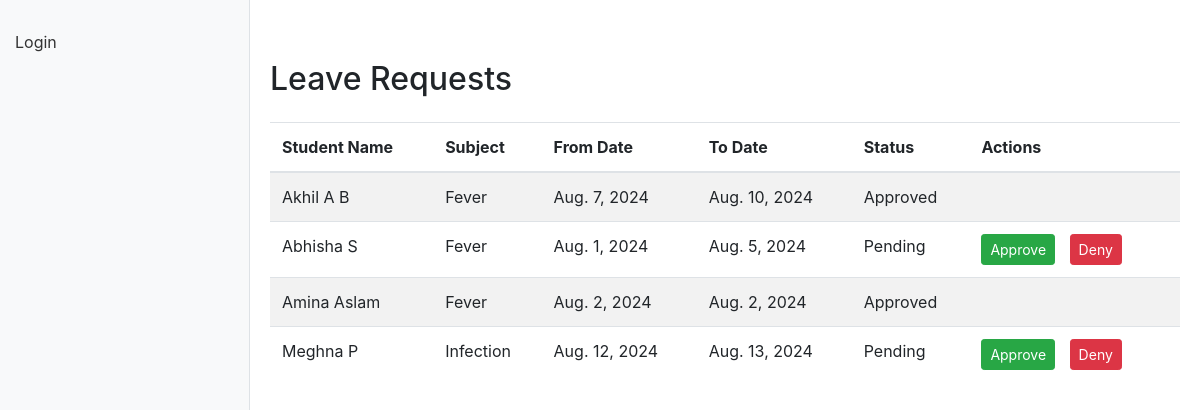
Screenshot of /view_leave_requests/ with the database file from the repository.
### smsapp/models.py (models this page shows, shortened)
class LeaveRequest(models.Model):
    PENDING = 'Pending'
    APPROVED = 'Approved'
    DENIED = 'Denied'
    STATUS_CHOICES = [
        (PENDING, 'Pending'),
        (APPROVED, 'Approved'),
        (DENIED, 'Denied')
    ]
    id = models.AutoField(primary_key=True)  # Auto-incrementing primary key
    student_name = models.ForeignKey(StudentDetails, on_delete=models.CASCADE)  # Link to the StudentDetails model
    subject = models.CharField(max_length=100)  # Subject of the leave request
    from_date = models.DateField()  # Start date of the leave
    to_date = models.DateField()  # End date of the leave
    status = models.CharField(max_length=10, choices=STATUS_CHOICES, default=PENDING)  # Status of the leave request

class StudentDetails(models.Model):
    username = models.ForeignKey(User, on_delete=models.CASCADE)  # Link to the User model
    full_name = models.CharField(max_length=255)  # Full name of the student
    father_name = models.CharField(max_length=255)  # Father's name
    mother_name = models.CharField(max_length=255)  # Mother's name
    age = models.PositiveIntegerField()  # Age of the student
    gender = models.CharField(max_length=10)  # Gender (e.g., Male, Female, etc.)
    address = models.TextField()  # Address of the student
    course_name = models.ForeignKey(Course, on_delete=models.CASCADE)  # Link to the Course model
    scholarship = models.CharField(max_length=200, null=True, blank=True)  # Scholarship amount (nullable)
    admission_date = models.DateField()  # Admission date
    admission_number = models.CharField(max_length=6, unique=True) # 6-digit unique admission number
    hosteler = models.BooleanField(default=False)  # True for hosteler, False for non-hosteler

### smsapp/views.py (the view, shortened to what this page needs)
# urls.py: path('view_leave_requests/', view_leave_requests, name='view_leave_requests'),
def view_leave_requests(request):
    leave_requests = LeaveRequest.objects.all()
    return render(request, 'view_leave_requests.html', {'leave_requests': leave_requests})

### smsapp/templates/view_leave_requests.html (shortened to what this page needs)
<!DOCTYPE html>
<html lang="en">
<head>
    <link href="https://stackpath.bootstrapcdn.com/bootstrap/4.5.2/css/bootstrap.min.css" rel="stylesheet">
</head>
<body>
    {% include 'navbar.html' %}
    <div class="main-content">
        <h2 class="mb-4">Leave Requests</h2>
        <table class="table table-striped">
            <thead>
                <tr>
                    <th>Student Name</th>
                    <th>Subject</th>
                    <th>From Date</th>
                    <th>To Date</th>
                    <th>Status</th>
                    <th>Actions</th>
                </tr>
            </thead>
            <tbody>
                {% for request in leave_requests %}
                    <tr>
                        <td>{{ request.student_name.full_name }}</td>
                        <td>{{ request.subject }}</td>
                        <td>{{ request.from_date }}</td>
                        <td>{{ request.to_date }}</td>
                        <td>{{ request.status }}</td>
                        <td>
                            {% if request.status == "Pending" %}
                                <form method="post" style="display:inline;">
                                    <button type="submit" name="action" value="approve" class="btn btn-success btn-sm btn-approve">Approve</button>
                                    <button type="submit" name="action" value="deny" class="btn btn-danger btn-sm btn-deny">Deny</button>
                                </form>
                            {% endif %}
                        </td>
                    </tr>
                {% empty %}
                    <tr>
                        <td colspan="6">No leave requests found.</td>
                    </tr>
                {% endfor %}
            </tbody>
        </table>
    </div>
</body>
</html>

### smsapp/templates/navbar.html (shortened to what this page needs)
<!DOCTYPE html>
<html lang="en">
<head>
    <link href="https://stackpath.bootstrapcdn.com/bootstrap/4.5.2/css/bootstrap.min.css" rel="stylesheet">
</head>
<body>
    <nav class="sidebar">
        {% if user.is_authenticated %}
            <div class="user-info">
                <h4>Welcome, {{ user.username }}</h4>
            </div>
            {% if user.is_superuser %}
                <a href="{% url 'add_user' %}">Add User</a>
                <a href="{% url 'add_course' %}">Add Course</a>
                <a href="{% url 'courses' %}">View Course</a>
                <a href="{% url 'feedback_list' %}">Feedbacks</a>
                <a href="{% url 'hostel_fee_receipts' %}">Hostel Fee Receipts</a>
                <a href="{% url 'view_leave_requests' %}">Leave requests</a>
                <a href="{% url 'subcourse_list' %}">Add subject</a>
                <a href="{% url 'course_list' %}">Add mark</a>
                <a href="{% url 'view_marks' %}">View Marks</a>
            {% else %}
                <a href="{% url 'add_student' %}">Add Student Detail</a>
                <a href="{% url 'add_feedback' %}">Add Feedback</a>
                <a href="{% url 'hostel_fee_details' %}">Hostel Fee Details</a>
                <a href="{% url 'add_leave_request' %}">Add Leave</a>
                <a href="{% url 'student_leave_status' %}">Leave Status</a>
                <a href="{% url 'usermark' %}">View Marks</a>
            {% endif %}
            <a href="{% url 'logout' %}">Logout</a>
        {% else %}
            <a href="{% url 'login' %}">Login</a>
        {% endif %}
    </nav>
    <div class="main-content">
    </div>
</body>
</html>

### smsapp/templates/view_leave_requests.html (style rules this page uses)
body { background-color: #f8f9fa; }
.main-content { margin-left: 250px; padding: 20px; }
table { margin-top: 20px; }
.btn-approve, .btn-deny { margin-right: 10px; }

### smsapp/templates/navbar.html (style rules this page uses)
.sidebar { height: 100vh; width: 250px; position: fixed; top: 0; left: 0; background-color: #f8f9fa; padding-top: 20px; border-right: 1px solid #dee2e6; }
.sidebar a { padding: 10px 15px; text-decoration: none; color: #333; display: block; }
.main-content { margin-left: 250px; padding: 20px; }

### rows the page displays
LeaveRequest: student_name.full_name "Akhil A B", subject "Fever", from_date "Aug. 7, 2024", to_date "Aug. 10, 2024", status "Approved"
LeaveRequest: student_name.full_name "Abhisha S", subject "Fever", from_date "Aug. 1, 2024", to_date "Aug. 5, 2024", status "Pending"
LeaveRequest: student_name.full_name "Amina Aslam", subject "Fever", from_date "Aug. 2, 2024", to_date "Aug. 2, 2024", status "Approved"
LeaveRequest: student_name.full_name "Meghna P", subject "Infection", from_date "Aug. 12, 2024", to_date "Aug. 13, 2024", status "Pending"
